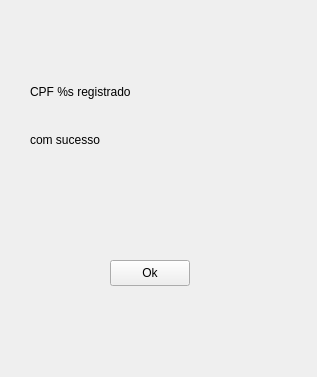
<?xml version="1.0" encoding="UTF-8"?>
<ui version="4.0">
 <class>Receipt</class>
 <widget class="QWidget" name="Receipt">
  <property name="geometry">
   <rect>
    <x>0</x>
    <y>0</y>
    <width>317</width>
    <height>377</height>
   </rect>
  </property>
  <property name="windowTitle">
   <string>Form</string>
  </property>
  <widget class="QPushButton" name="okButton">
   <property name="geometry">
    <rect>
     <x>110</x>
     <y>260</y>
     <width>80</width>
     <height>26</height>
    </rect>
   </property>
   <property name="text">
    <string>Ok</string>
   </property>
  </widget>
  <widget class="QWidget" name="">
   <property name="geometry">
    <rect>
     <x>30</x>
     <y>70</y>
     <width>261</width>
     <height>91</height>
    </rect>
   </property>
   <layout class="QVBoxLayout" name="verticalLayout">
    <item>
     <widget class="QLabel" name="label">
      <property name="text">
       <string>CPF %s registrado</string>
      </property>
      <property name="alignment">
       <set>Qt::AlignLeading|Qt::AlignLeft|Qt::AlignVCenter</set>
      </property>
      <property name="wordWrap">
       <bool>false</bool>
      </property>
     </widget>
    </item>
    <item>
     <widget class="QLabel" name="label_2">
      <property name="text">
       <string>com sucesso</string>
      </property>
     </widget>
    </item>
   </layout>
  </widget>
 </widget>
 <resources/>
 <connections/>
</ui>
